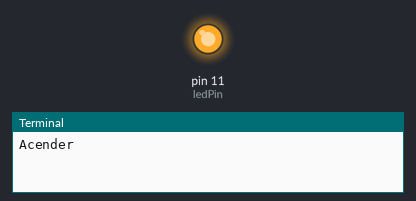
Recording of a program running on a simulated Raspberry Pi (header pin numbers). Parts: output pins drawn as LEDs (lit = HIGH), the last lines printed to the terminal.

Above: at 5.0 s.
At 12.5 s:
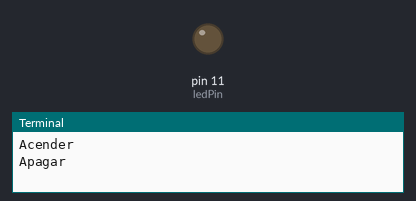
Timing chart, 0 to 19.5 s (numbered marks = the images above):
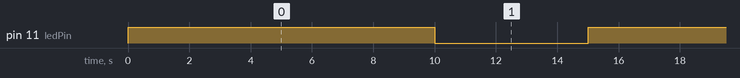

The program:

led_acende_apaga.py
```python
# name: led_acende_apaga.py
#
# Este programa foi concebido para acender e apagar um led infinitamente
# acende o led durante 10 seg e apaga seguidamente durante 5 seg

import RPi.GPIO as GPIO
import time

ledPin = 11
GPIO.setmode(GPIO.BOARD)
GPIO.setup(ledPin, GPIO.OUT)

while True:
    GPIO.output(ledPin, GPIO.HIGH)
    print("Acender")
    time.sleep(10)
    print("Apagar")
    GPIO.output(ledPin, GPIO.LOW)
    time.sleep(5)

GPIO.cleanup()
```

Measured:
- by itself, pin 11 (ledPin): alternates HIGH for 10.0 s and LOW for 5.0 s
